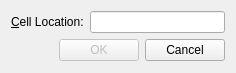
<?xml version="1.0" encoding="UTF-8"?>
<ui version="4.0">
 <class>GoToCellDialog</class>
 <widget class="QDialog" name="GoToCellDialog">
  <property name="geometry">
   <rect>
    <x>0</x>
    <y>0</y>
    <width>236</width>
    <height>73</height>
   </rect>
  </property>
  <property name="windowTitle">
   <string>Go To Cell</string>
  </property>
  <layout class="QVBoxLayout" name="verticalLayout">
   <item>
    <layout class="QHBoxLayout" name="horizontalLayout">
     <item>
      <widget class="QLabel" name="label">
       <property name="text">
        <string>&amp;Cell Location:</string>
       </property>
       <property name="buddy">
        <cstring>lineEdit</cstring>
       </property>
      </widget>
     </item>
     <item>
      <widget class="QLineEdit" name="lineEdit">
       <property name="locale">
        <locale language="Chinese" country="China"/>
       </property>
      </widget>
     </item>
    </layout>
   </item>
   <item>
    <layout class="QHBoxLayout" name="horizontalLayout_2">
     <item>
      <spacer name="horizontalSpacer">
       <property name="orientation">
        <enum>Qt::Horizontal</enum>
       </property>
       <property name="sizeHint" stdset="0">
        <size>
         <width>40</width>
         <height>20</height>
        </size>
       </property>
      </spacer>
     </item>
     <item>
      <widget class="QPushButton" name="okButton">
       <property name="enabled">
        <bool>false</bool>
       </property>
       <property name="text">
        <string>OK</string>
       </property>
       <property name="default">
        <bool>true</bool>
       </property>
      </widget>
     </item>
     <item>
      <widget class="QPushButton" name="cancelButton">
       <property name="text">
        <string>Cancel</string>
       </property>
      </widget>
     </item>
    </layout>
   </item>
  </layout>
 </widget>
 <layoutdefault spacing="6" margin="11"/>
 <resources>
  <include location="GoToCell.qrc"/>
 </resources>
 <connections/>
</ui>
